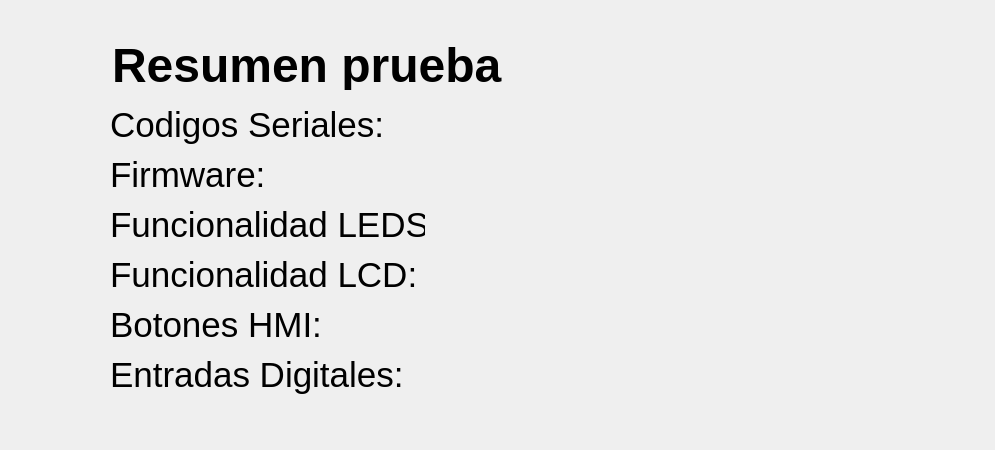
      <widget class="QWidget" name="page_10">
       <layout class="QGridLayout" name="gridLayout_13">
        <property name="leftMargin">
         <number>30</number>
        </property>
        <property name="topMargin">
         <number>30</number>
        </property>
        <property name="rightMargin">
         <number>0</number>
        </property>
        <property name="bottomMargin">
         <number>50</number>
        </property>
        <property name="spacing">
         <number>0</number>
        </property>
        <item row="0" column="0">
         <layout class="QVBoxLayout" name="verticalLayout_22">
          <item>
           <layout class="QHBoxLayout" name="horizontalLayout_61">
            <property name="spacing">
             <number>12</number>
            </property>
            <property name="leftMargin">
             <number>0</number>
            </property>
            <item>
             <widget class="QLabel" name="lblTest1_3">
              <property name="minimumSize">
               <size>
                <width>70</width>
                <height>70</height>
               </size>
              </property>
              <property name="maximumSize">
               <size>
                <width>70</width>
                <height>70</height>
               </size>
              </property>
              <property name="text">
               <string/>
              </property>
              <property name="pixmap">
               <pixmap resource="../resources/resources.qrc">:/resources/clipboard.png</pixmap>
              </property>
              <property name="scaledContents">
               <bool>true</bool>
              </property>
             </widget>
            </item>
            <item>
             <widget class="QLabel" name="lblCode_6">
              <property name="minimumSize">
               <size>
                <width>450</width>
                <height>50</height>
               </size>
              </property>
              <property name="maximumSize">
               <size>
                <width>16777215</width>
                <height>50</height>
               </size>
              </property>
              <property name="font">
               <font>
                <pointsize>36</pointsize>
                <weight>75</weight>
                <bold>true</bold>
               </font>
              </property>
              <property name="text">
               <string>Resumen prueba</string>
              </property>
             </widget>
            </item>
            <item>
             <spacer name="horizontalSpacer_50">
              <property name="orientation">
               <enum>Qt::Horizontal</enum>
              </property>
              <property name="sizeType">
               <enum>QSizePolicy::Fixed</enum>
              </property>
              <property name="sizeHint" stdset="0">
               <size>
                <width>328</width>
                <height>20</height>
               </size>
              </property>
             </spacer>
            </item>
           </layout>
          </item>
          <item>
           <layout class="QHBoxLayout" name="horizontalLayout_73">
            <property name="spacing">
             <number>10</number>
            </property>
            <property name="leftMargin">
             <number>20</number>
            </property>
            <item>
             <widget class="QLabel" name="lblCode_13">
              <property name="minimumSize">
               <size>
                <width>50</width>
                <height>50</height>
               </size>
              </property>
              <property name="maximumSize">
               <size>
                <width>60</width>
                <height>60</height>
               </size>
              </property>
              <property name="text">
               <string/>
              </property>
              <property name="pixmap">
               <pixmap resource="../resources/resources.qrc">:/resources/number-1 (1).png</pixmap>
              </property>
              <property name="scaledContents">
               <bool>true</bool>
              </property>
              <property name="wordWrap">
               <bool>false</bool>
              </property>
             </widget>
            </item>
            <item>
             <widget class="QLabel" name="label_32">
              <property name="minimumSize">
               <size>
                <width>315</width>
                <height>30</height>
               </size>
              </property>
              <property name="maximumSize">
               <size>
                <width>300</width>
                <height>100</height>
               </size>
              </property>
              <property name="font">
               <font>
                <pointsize>26</pointsize>
               </font>
              </property>
              <property name="text">
               <string>Codigos Seriales:</string>
              </property>
             </widget>
            </item>
            <item>
             <widget class="QLabel" name="lblResumenCodigoSerial">
              <property name="minimumSize">
               <size>
                <width>560</width>
                <height>30</height>
               </size>
              </property>
              <property name="maximumSize">
               <size>
                <width>560</width>
                <height>100</height>
               </size>
              </property>
              <property name="font">
               <font>
                <pointsize>26</pointsize>
               </font>
              </property>
              <property name="text">
               <string/>
              </property>
             </widget>
            </item>
           </layout>
          </item>
          <item>
           <layout class="QHBoxLayout" name="horizontalLayout_124">
            <property name="spacing">
             <number>10</number>
            </property>
            <property name="leftMargin">
             <number>20</number>
            </property>
            <item>
             <widget class="QLabel" name="lblCode_14">
              <property name="minimumSize">
               <size>
                <width>50</width>
                <height>50</height>
               </size>
              </property>
              <property name="maximumSize">
               <size>
                <width>60</width>
                <height>60</height>
               </size>
              </property>
              <property name="text">
               <string/>
              </property>
              <property name="pixmap">
               <pixmap resource="../resources/resources.qrc">:/resources/number-2.png</pixmap>
              </property>
              <property name="scaledContents">
               <bool>true</bool>
              </property>
              <property name="wordWrap">
               <bool>false</bool>
              </property>
             </widget>
            </item>
            <item>
             <widget class="QLabel" name="label_33">
              <property name="minimumSize">
               <size>
                <width>315</width>
                <height>30</height>
               </size>
              </property>
              <property name="maximumSize">
               <size>
                <width>300</width>
                <height>100</height>
               </size>
              </property>
              <property name="font">
               <font>
                <pointsize>26</pointsize>
               </font>
              </property>
              <property name="text">
               <string>Firmware:</string>
              </property>
             </widget>
            </item>
            <item>
             <widget class="QLabel" name="lblResumenFirmware">
              <property name="minimumSize">
               <size>
                <width>560</width>
                <height>30</height>
               </size>
              </property>
              <property name="maximumSize">
               <size>
                <width>560</width>
                <height>100</height>
               </size>
              </property>
              <property name="font">
               <font>
                <pointsize>26</pointsize>
               </font>
              </property>
              <property name="text">
               <string/>
              </property>
             </widget>
            </item>
           </layout>
          </item>
          <item>
           <layout class="QHBoxLayout" name="horizontalLayout_126">
            <property name="spacing">
             <number>10</number>
            </property>
            <property name="leftMargin">
             <number>20</number>
            </property>
            <item>
             <widget class="QLabel" name="lblCode_15">
              <property name="minimumSize">
               <size>
                <width>50</width>
                <height>50</height>
               </size>
              </property>
              <property name="maximumSize">
               <size>
                <width>60</width>
                <height>60</height>
               </size>
              </property>
              <property name="text">
               <string/>
              </property>
              <property name="pixmap">
               <pixmap resource="../resources/resources.qrc">:/resources/number-3.png</pixmap>
              </property>
              <property name="scaledContents">
               <bool>true</bool>
              </property>
              <property name="wordWrap">
               <bool>false</bool>
              </property>
             </widget>
            </item>
            <item>
             <widget class="QLabel" name="label_34">
              <property name="minimumSize">
               <size>
                <width>315</width>
                <height>30</height>
               </size>
              </property>
              <property name="maximumSize">
               <size>
                <width>300</width>
                <height>100</height>
               </size>
              </property>
              <property name="font">
               <font>
                <pointsize>26</pointsize>
               </font>
              </property>
              <property name="text">
               <string>Funcionalidad LEDS:</string>
              </property>
             </widget>
            </item>
            <item>
             <widget class="QLabel" name="lblResumenLEDS">
              <property name="minimumSize">
               <size>
                <width>560</width>
                <height>30</height>
               </size>
              </property>
              <property name="maximumSize">
               <size>
                <width>560</width>
                <height>100</height>
               </size>
              </property>
              <property name="font">
               <font>
                <pointsize>26</pointsize>
               </font>
              </property>
              <property name="text">
               <string/>
              </property>
             </widget>
            </item>
           </layout>
          </item>
          <item>
           <layout class="QHBoxLayout" name="horizontalLayout_127">
            <property name="spacing">
             <number>10</number>
            </property>
            <property name="leftMargin">
             <number>20</number>
            </property>
            <item>
             <widget class="QLabel" name="lblCode_16">
              <property name="minimumSize">
               <size>
                <width>50</width>
                <height>50</height>
               </size>
              </property>
              <property name="maximumSize">
               <size>
                <width>60</width>
                <height>60</height>
               </size>
              </property>
              <property name="text">
               <string/>
              </property>
              <property name="pixmap">
               <pixmap resource="../resources/resources.qrc">:/resources/number-4.png</pixmap>
              </property>
              <property name="scaledContents">
               <bool>true</bool>
              </property>
              <property name="wordWrap">
               <bool>false</bool>
              </property>
             </widget>
            </item>
            <item>
             <widget class="QLabel" name="label_35">
              <property name="minimumSize">
               <size>
                <width>315</width>
                <height>30</height>
               </size>
              </property>
              <property name="maximumSize">
               <size>
                <width>300</width>
                <height>100</height>
               </size>
              </property>
              <property name="font">
               <font>
                <pointsize>26</pointsize>
               </font>
              </property>
              <property name="text">
               <string>Funcionalidad LCD:</string>
              </property>
             </widget>
            </item>
            <item>
             <widget class="QLabel" name="lblResumenLCD">
              <property name="minimumSize">
               <size>
                <width>560</width>
                <height>30</height>
               </size>
              </property>
              <property name="maximumSize">
               <size>
                <width>560</width>
                <height>100</height>
               </size>
              </property>
              <property name="font">
               <font>
                <pointsize>26</pointsize>
               </font>
              </property>
              <property name="text">
               <string/>
              </property>
             </widget>
            </item>
           </layout>
          </item>
          <item>
           <layout class="QHBoxLayout" name="horizontalLayout_128">
            <property name="spacing">
             <number>10</number>
            </property>
            <property name="leftMargin">
             <number>20</number>
            </property>
            <item>
             <widget class="QLabel" name="lblCode_17">
              <property name="minimumSize">
               <size>
                <width>50</width>
                <height>50</height>
               </size>
              </property>
              <property name="maximumSize">
               <size>
                <width>60</width>
                <height>60</height>
               </size>
              </property>
              <property name="text">
               <string/>
              </property>
              <property name="pixmap">
               <pixmap resource="../resources/resources.qrc">:/resources/number-5.png</pixmap>
              </property>
              <property name="scaledContents">
               <bool>true</bool>
              </property>
              <property name="wordWrap">
               <bool>false</bool>
              </property>
             </widget>
            </item>
            <item>
             <widget class="QLabel" name="label_54">
              <property name="minimumSize">
               <size>
                <width>315</width>
                <height>30</height>
               </size>
              </property>
              <property name="maximumSize">
               <size>
                <width>300</width>
                <height>100</height>
               </size>
              </property>
              <property name="font">
               <font>
                <pointsize>26</pointsize>
               </font>
              </property>
              <property name="text">
               <string>Botones HMI:</string>
              </property>
             </widget>
            </item>
            <item>
             <widget class="QLabel" name="lblResumenBotones">
              <property name="minimumSize">
               <size>
                <width>560</width>
                <height>30</height>
               </size>
              </property>
              <property name="maximumSize">
               <size>
                <width>560</width>
                <height>100</height>
               </size>
              </property>
              <property name="font">
               <font>
                <pointsize>26</pointsize>
               </font>
              </property>
              <property name="text">
               <string/>
              </property>
             </widget>
            </item>
           </layout>
          </item>
          <item>
           <layout class="QHBoxLayout" name="horizontalLayout_129">
            <property name="spacing">
             <number>10</number>
            </property>
            <property name="leftMargin">
             <number>20</number>
            </property>
            <item>
             <widget class="QLabel" name="lblCode_19">
              <property name="minimumSize">
               <size>
                <width>50</width>
                <height>50</height>
               </size>
              </property>
              <property name="maximumSize">
               <size>
                <width>60</width>
                <height>60</height>
               </size>
              </property>
              <property name="text">
               <string/>
              </property>
              <property name="pixmap">
               <pixmap resource="../resources/resources.qrc">:/resources/number-6.png</pixmap>
              </property>
              <property name="scaledContents">
               <bool>true</bool>
              </property>
              <property name="wordWrap">
               <bool>false</bool>
              </property>
             </widget>
            </item>
            <item>
             <widget class="QLabel" name="label_58">
              <property name="minimumSize">
               <size>
                <width>315</width>
                <height>30</height>
               </size>
              </property>
              <property name="maximumSize">
               <size>
                <width>300</width>
                <height>100</height>
               </size>
              </property>
              <property name="font">
               <font>
                <pointsize>26</pointsize>
               </font>
              </property>
              <property name="text">
               <string>Entradas Digitales:</string>
              </property>
             </widget>
            </item>
            <item>
             <widget class="QLabel" name="lblResumeDigitalInputs">
              <property name="minimumSize">
               <size>
                <width>560</width>
                <height>30</height>
               </size>
              </property>
              <property name="maximumSize">
               <size>
                <width>560</width>
                <height>100</height>
               </size>
              </property>
              <property name="font">
               <font>
                <pointsize>26</pointsize>
               </font>
              </property>
              <property name="text">
               <string/>
              </property>
             </widget>
            </item>
           </layout>
          </item>
         </layout>
        </item>
       </layout>
      </widget>
